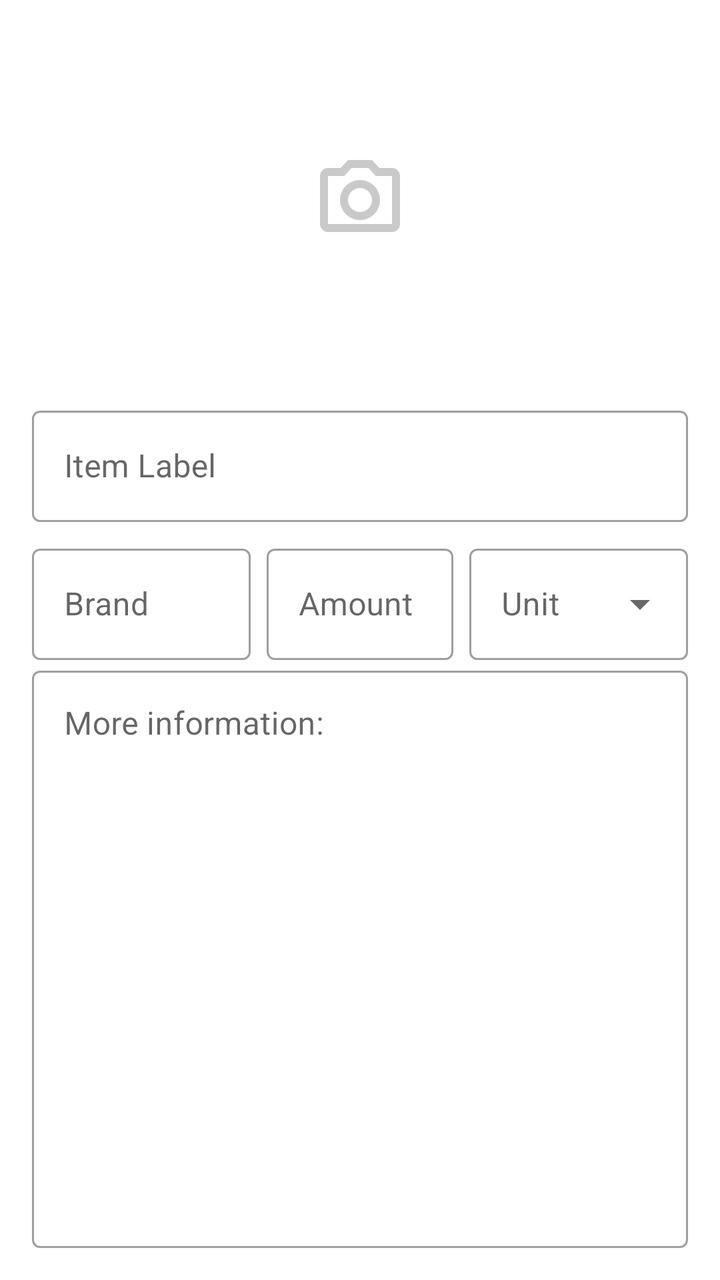
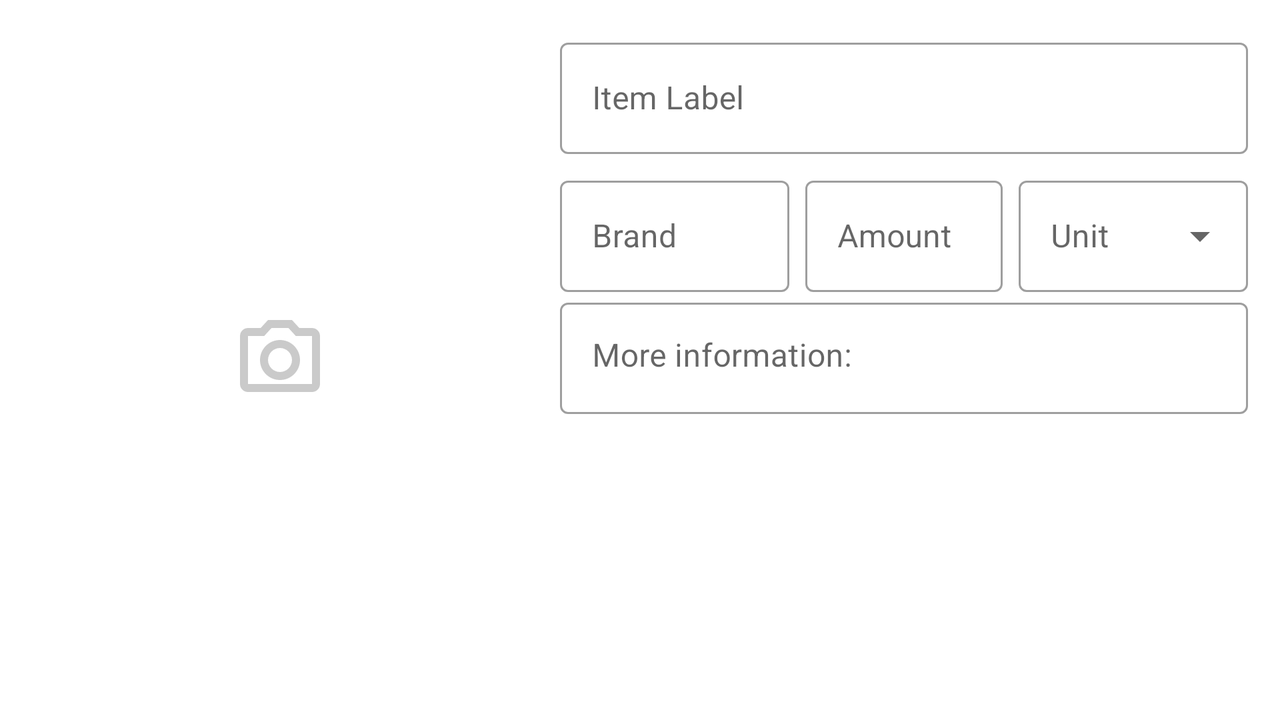

One screen, two layout resources from the same app: the default and the repository's alternative for another configuration. Each is rendered where Android would select it; the XML of both is given below.
<!-- AndroidManifest.xml: application theme AppTheme -->
<!-- res/layout/input_fields_new_onetime_fooditem.xml -->
<?xml version="1.0" encoding="utf-8"?>
<LinearLayout xmlns:android="http://schemas.android.com/apk/res/android"
    android:layout_width="match_parent"
    android:layout_height="match_parent"
    android:layout_marginHorizontal="16dp"
    android:layout_marginBottom="16dp"
    android:orientation="vertical">

    <ImageView
        android:id="@+id/imageView_new_fooditem"
        style="@style/activity_imageviews"
        android:layout_marginVertical="8dp"
        android:contentDescription="@string/food_image_content_description"
        android:scaleType="centerInside"
        android:src="@drawable/ic_camera"
        android:transitionName="@string/transition_detail" />

    <com.google.android.material.textfield.TextInputLayout
        style="@style/Widget.MaterialComponents.TextInputLayout.OutlinedBox"
        android:layout_width="match_parent"
        android:layout_height="wrap_content">

        <com.google.android.material.textfield.TextInputEditText
            android:id="@+id/editText_label"
            android:layout_width="match_parent"
            android:layout_height="wrap_content"
            android:hint="@string/hint_item_label"
            android:importantForAutofill="no"
            android:inputType="text" />

    </com.google.android.material.textfield.TextInputLayout>

    <include layout="@layout/brand_amount_unit_newfooditem" />

    <com.google.android.material.textfield.TextInputLayout
        style="@style/Widget.MaterialComponents.TextInputLayout.OutlinedBox"
        android:layout_width="match_parent"
        android:layout_height="match_parent">

        <com.google.android.material.textfield.TextInputEditText
            android:id="@+id/editText_info"
            android:layout_width="match_parent"
            android:layout_height="match_parent"
            android:gravity="top"
            android:hint="@string/hint_more_information"
            android:inputType="text" />
    </com.google.android.material.textfield.TextInputLayout>

</LinearLayout>
<!-- res/layout/brand_amount_unit_newfooditem.xml (included above) -->
<?xml version="1.0" encoding="utf-8"?>
<LinearLayout xmlns:android="http://schemas.android.com/apk/res/android"
    android:layout_width="match_parent"
    android:layout_height="wrap_content"
    android:layout_marginTop="8dp"
    android:baselineAligned="false"
    android:orientation="horizontal">

    <com.google.android.material.textfield.TextInputLayout
        style="@style/Widget.MaterialComponents.TextInputLayout.OutlinedBox"
        android:layout_width="match_parent"
        android:layout_height="wrap_content"
        android:layout_weight="1">

        <com.google.android.material.textfield.TextInputEditText
            android:id="@+id/editText_brand"
            android:layout_width="match_parent"
            android:layout_height="wrap_content"
            android:hint="@string/hint_brand"
            android:importantForAutofill="no"
            android:inputType="text" />
    </com.google.android.material.textfield.TextInputLayout>

    <com.google.android.material.textfield.TextInputLayout
        style="@style/Widget.MaterialComponents.TextInputLayout.OutlinedBox"
        android:layout_width="match_parent"
        android:layout_height="wrap_content"
        android:layout_marginHorizontal="8dp"
        android:layout_weight="1">

        <com.google.android.material.textfield.TextInputEditText
            android:id="@+id/editText_amount"
            android:layout_width="match_parent"
            android:layout_height="wrap_content"
            android:hint="@string/hint_amount"
            android:importantForAutofill="no"
            android:inputType="number" />
    </com.google.android.material.textfield.TextInputLayout>

    <com.google.android.material.textfield.TextInputLayout
        style="@style/Widget.MaterialComponents.TextInputLayout.OutlinedBox.ExposedDropdownMenu"
        android:layout_width="match_parent"
        android:layout_height="match_parent"
        android:layout_weight="1">

        <AutoCompleteTextView
            android:id="@+id/new_fooditem_unit_dropdown"
            android:layout_width="match_parent"
            android:layout_height="match_parent"
            android:hint="@string/hint_unit"
            android:inputType="none" />

    </com.google.android.material.textfield.TextInputLayout>
</LinearLayout>
<!-- resources referenced by this layout -->
<resources>
  <!-- drawable ic_camera (drawable) -->
  <vector xmlns:android="http://schemas.android.com/apk/res/android"
      android:width="48dp"
      android:height="48dp"
      android:tint="#B5B5B5B5"
      android:viewportWidth="24"
      android:viewportHeight="24">
      <path
          android:fillColor="@android:color/white"
          android:pathData="M14.12,4l1.83,2L20,6v12L4,18L4,6h4.05l1.83,-2h4.24M15,2L9,2L7.17,4L4,4c-1.1,0 -2,0.9 -2,2v12c0,1.1 0.9,2 2,2h16c1.1,0 2,-0.9 2,-2L22,6c0,-1.1 -0.9,-2 -2,-2h-3.17L15,2zM12,9c1.65,0 3,1.35 3,3s-1.35,3 -3,3 -3,-1.35 -3,-3 1.35,-3 3,-3m0,-2c-2.76,0 -5,2.24 -5,5s2.24,5 5,5 5,-2.24 5,-5 -2.24,-5 -5,-5z" />
  </vector>
  <string name="food_image_content_description">Food-item image</string>
  <string name="hint_amount">Amount</string>
  <string name="hint_brand">Brand</string>
  <string name="hint_item_label">Item Label</string>
  <string name="hint_more_information">More information:</string>
  <string name="hint_unit">Unit</string>
  <string name="transition_detail">transition detail</string>
  <style name="activity_imageviews">
          <item name="android:layout_width">match_parent</item>
          <item name="android:layout_height">@dimen/activity_imageview_height</item>
          <item name="android:background">@drawable/imageview_bg_square</item>
          <item name="android:scaleType">centerCrop</item>
      </style>
  <style name="AppTheme" parent="Theme.MaterialComponents.Light.DarkActionBar">
          <item name="colorPrimary">@color/colorPrimary</item>
          <item name="colorPrimaryVariant">@color/colorPrimaryDark</item>
          <item name="colorSecondary">@color/colorAccent</item>
          <item name="colorOnSecondary">@android:color/white</item>
          <item name="android:statusBarColor">@color/colorPrimaryDark</item>
      </style>
  <dimen name="activity_imageview_height">184dp</dimen>
  <!-- drawable imageview_bg_square (drawable) -->
  <?xml version="1.0" encoding="utf-8"?>
  <shape xmlns:android="http://schemas.android.com/apk/res/android"
      android:shape="rectangle">
      <corners android:radius="6dp" />
      <solid android:color="@android:color/white" />
      <stroke
          android:width="1dp"
          android:color="@android:color/white" />
  </shape>
  <color name="colorPrimary">#53E344</color>
  <color name="colorPrimaryDark">#41D23C</color>
  <color name="colorAccent">#FF8888</color>
</resources>
<!-- res/layout-land/input_fields_new_onetime_fooditem.xml (the repository's variant of the layout above) -->
<!-- drawn on the phone turned sideways -->
<?xml version="1.0" encoding="utf-8"?>
<LinearLayout xmlns:android="http://schemas.android.com/apk/res/android"
    android:layout_width="match_parent"
    android:layout_height="match_parent"
    android:layout_margin="16dp"
    android:orientation="horizontal">

    <ImageView
        android:id="@+id/imageView_new_fooditem"
        android:layout_width="248dp"
        android:layout_height="match_parent"
        android:layout_marginEnd="16dp"
        android:contentDescription="@string/food_image_content_description"
        android:scaleType="center"
        android:src="@drawable/ic_camera" />

    <ScrollView
        android:layout_width="match_parent"
        android:layout_height="match_parent">

        <LinearLayout
            android:layout_width="match_parent"
            android:layout_height="wrap_content"
            android:orientation="vertical">

            <LinearLayout
                android:layout_width="match_parent"
                android:layout_height="wrap_content"
                android:orientation="vertical">

                <com.google.android.material.textfield.TextInputLayout
                    style="@style/Widget.MaterialComponents.TextInputLayout.OutlinedBox"
                    android:layout_width="match_parent"
                    android:layout_height="wrap_content">

                    <com.google.android.material.textfield.TextInputEditText
                        android:id="@+id/editText_label"
                        android:layout_width="match_parent"
                        android:layout_height="wrap_content"
                        android:hint="@string/hint_item_label"
                        android:importantForAutofill="no"
                        android:inputType="text" />

                </com.google.android.material.textfield.TextInputLayout>

                <include layout="@layout/brand_amount_unit_newfooditem" />
            </LinearLayout>

            <com.google.android.material.textfield.TextInputLayout
                style="@style/Widget.MaterialComponents.TextInputLayout.OutlinedBox"
                android:layout_width="match_parent"
                android:layout_height="match_parent">

                <com.google.android.material.textfield.TextInputEditText
                    android:id="@+id/editText_info"
                    android:layout_width="match_parent"
                    android:layout_height="match_parent"
                    android:gravity="top"
                    android:hint="@string/hint_more_information"
                    android:inputType="text" />
            </com.google.android.material.textfield.TextInputLayout>
        </LinearLayout>
    </ScrollView>
</LinearLayout>
<!-- resources referenced by the variant -->
<!-- as the phone turned sideways resolves them -->
<resources>
  <!-- drawable ic_camera (drawable) -->
  <vector xmlns:android="http://schemas.android.com/apk/res/android"
      android:width="48dp"
      android:height="48dp"
      android:tint="#B5B5B5B5"
      android:viewportWidth="24"
      android:viewportHeight="24">
      <path
          android:fillColor="@android:color/white"
          android:pathData="M14.12,4l1.83,2L20,6v12L4,18L4,6h4.05l1.83,-2h4.24M15,2L9,2L7.17,4L4,4c-1.1,0 -2,0.9 -2,2v12c0,1.1 0.9,2 2,2h16c1.1,0 2,-0.9 2,-2L22,6c0,-1.1 -0.9,-2 -2,-2h-3.17L15,2zM12,9c1.65,0 3,1.35 3,3s-1.35,3 -3,3 -3,-1.35 -3,-3 1.35,-3 3,-3m0,-2c-2.76,0 -5,2.24 -5,5s2.24,5 5,5 5,-2.24 5,-5 -2.24,-5 -5,-5z" />
  </vector>
  <string name="food_image_content_description">Food-item image</string>
  <string name="hint_amount">Amount</string>
  <string name="hint_brand">Brand</string>
  <string name="hint_item_label">Item Label</string>
  <string name="hint_more_information">More information:</string>
  <string name="hint_unit">Unit</string>
  <style name="AppTheme" parent="Theme.MaterialComponents.Light.DarkActionBar">
          <item name="colorPrimary">@color/colorPrimary</item>
          <item name="colorPrimaryVariant">@color/colorPrimaryDark</item>
          <item name="colorSecondary">@color/colorAccent</item>
          <item name="colorOnSecondary">@android:color/white</item>
          <item name="android:statusBarColor">@color/colorPrimaryDark</item>
      </style>
  <color name="colorPrimary">#53E344</color>
  <color name="colorPrimaryDark">#41D23C</color>
  <color name="colorAccent">#FF8888</color>
</resources>
